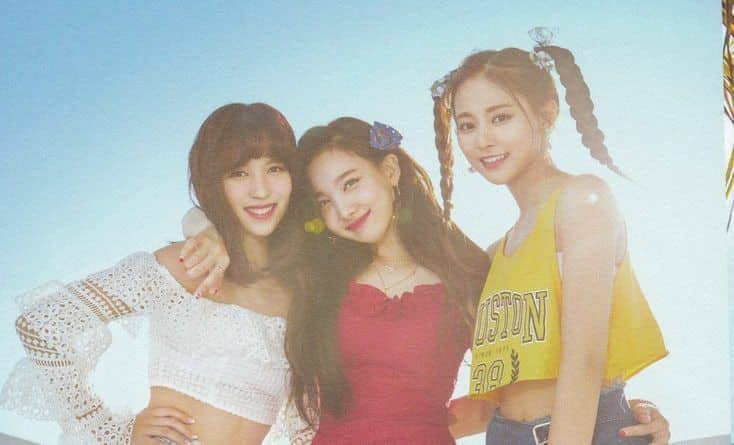
#> input picture Activity 2/Twice.jpg, 734 x 445 px
$ jupyter execute Untitled.ipynb
#> lines starting #> are read from the running program, lines starting #| are printed output that depends on the picture; after the words box and inside, x2 and y2 are one past the last pixel; in counts of white or black regions, pixels touching at a corner belong together
[cell 1]
import sys

[cell 2]
import cv2
import sys

# Get user supplied values
imagePath = "Twice.jpg"
cascPath = "haarcascade_frontalface_default.xml"

# Create the haar cascade
faceCascade = cv2.CascadeClassifier(cascPath)

# Read the image
image = cv2.imread(imagePath)
#> image is the input picture: shape (445, 734, 3); mean B, G, R 181.2, 188.3, 187.3
gray = cv2.cvtColor(image, cv2.COLOR_BGR2GRAY)
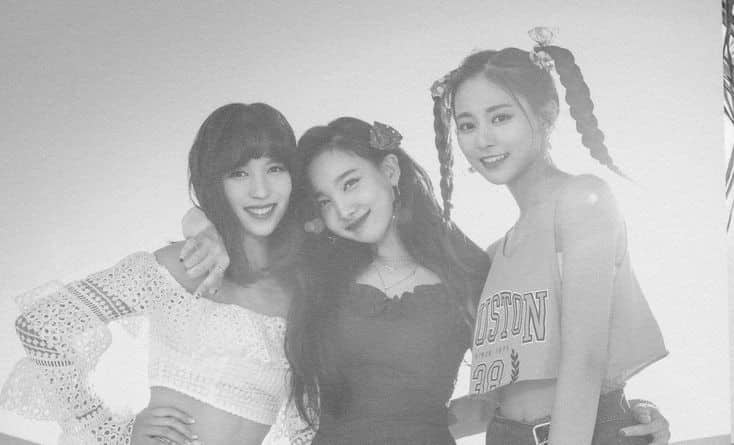
#> gray: shape (445, 734); min 52, max 254, mean 187.2

# Detect faces in the image
faces = faceCascade.detectMultiScale(
    gray,
    scaleFactor=1.2,
    minNeighbors=2,
    minSize=(30, 30),
    flags = cv2.CASCADE_SCALE_IMAGE
)
#> faces = [[436, 82, 97, 97], [215, 143, 87, 87], [317, 146, 94, 94]]

print("Found {0} faces!".format(len(faces)))
#| Found 3 faces!

# Draw a rectangle around the faces
for (x, y, w, h) in faces:
    cv2.rectangle(image, (x, y), (x+w, y+h), (0, 255, 0), 2)
#> this loop made 3 passes
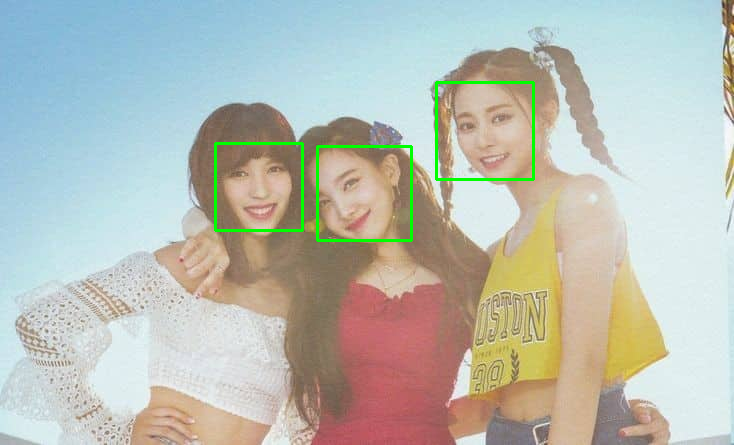
#> image: shape (445, 734, 3); 1.02% of pixels changed, all inside (x1, y1, x2, y2) = (214, 81, 535, 242)

cv2.imshow("Faces found", image)
cv2.waitKey(0)
#> Out = 27
